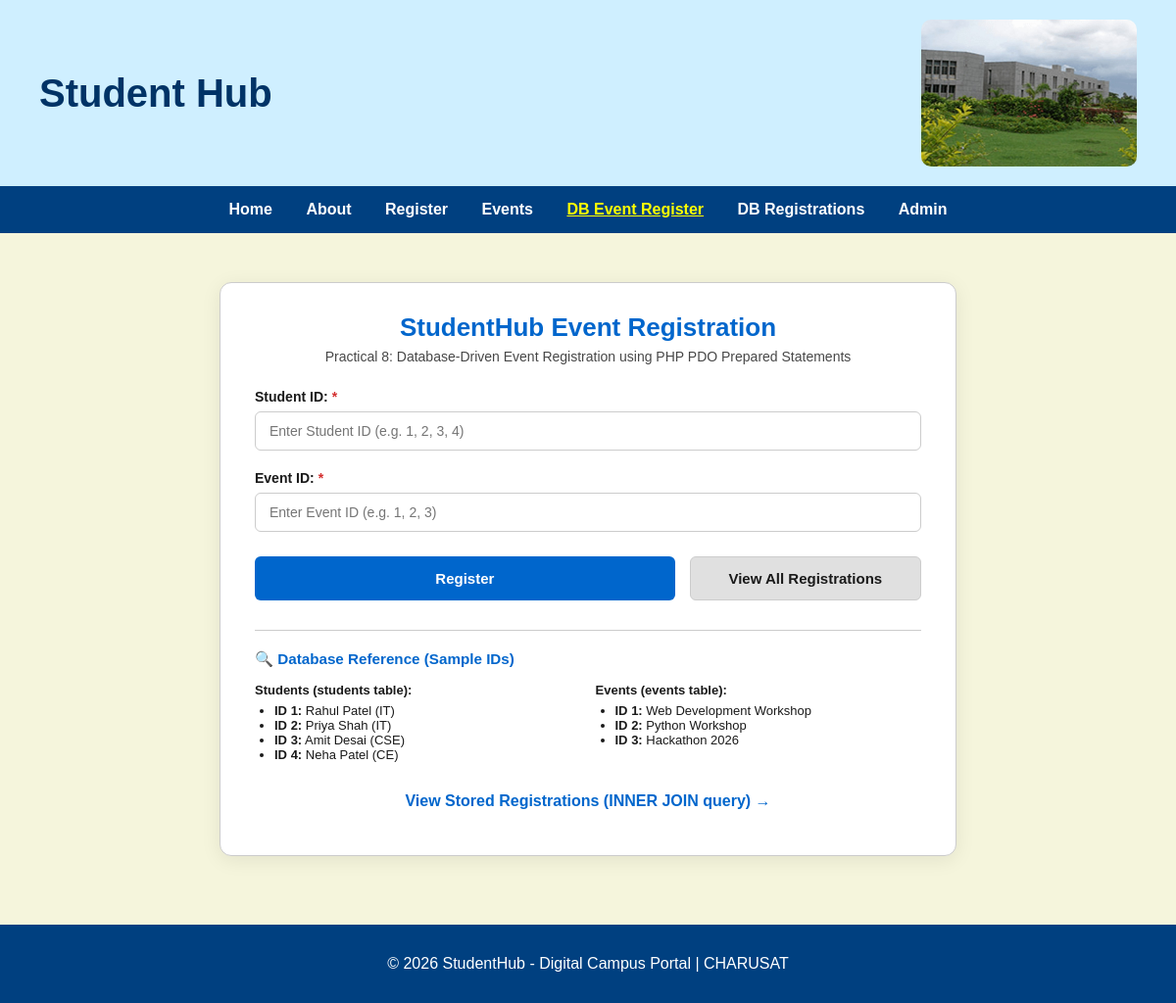
/php/register.php, run on the app's committed database.
### tables this page shows
CREATE TABLE IF NOT EXISTS students (
    student_id INT AUTO_INCREMENT PRIMARY KEY,
    name VARCHAR(100) NOT NULL,
    email VARCHAR(100) NOT NULL UNIQUE,
    department VARCHAR(50) NOT NULL,
    semester INT NOT NULL
);

CREATE TABLE IF NOT EXISTS events (
    event_id INT AUTO_INCREMENT PRIMARY KEY,
    event_name VARCHAR(150) NOT NULL,
    event_date DATE NOT NULL,
    venue VARCHAR(150) NOT NULL
);

### php/register.php (the view, shortened to what this page needs)
<?php
require_once "db.php";
try {
    $studentsList = $pdo->query("SELECT student_id, name, department FROM students ORDER BY student_id ASC")->fetchAll();
    $eventsList = $pdo->query("SELECT event_id, event_name, event_date FROM events ORDER BY event_id ASC")->fetchAll();
} catch (PDOException $e) {
    $studentsList = [];
    $eventsList = [];
}
?>
<!DOCTYPE html>
<html lang="en">
<head>
    <link rel="stylesheet" href="../css/style.css">
</head>
<body>
    <header>
        <div class="heading-group">
            <h1>Student Hub</h1>
            <img src="../docs/campus.jpg" alt="StudentHub Campus" class="heading-img">
        </div>
    </header>
    <nav class="nav-container">
        <a href="../pages/index.html">Home</a>
        <a href="../pages/about.html">About</a>
        <a href="../pages/register.html">Register</a>
        <a href="../pages/events.html">Events</a>
        <a href="register.php" class="active">DB Event Register</a>
        <a href="view_registrations.php">DB Registrations</a>
        <a href="../pages/admin.html">Admin</a>
    </nav>
    <main>
        <section class="registration-card" style="max-width: 680px;">
            <h2>StudentHub Event Registration</h2>
            <p class="form-subtitle">Practical 8: Database-Driven Event Registration using PHP PDO Prepared Statements</p>
            <form method="POST" action="register.php">
                <div class="form-group">
                    <label for="student_id" class="form-label">
                        Student ID: <span class="required-star">*</span>
                    </label>
                    <input
                        type="number"
                        id="student_id"
                        name="student_id"
                        class="form-control"
                        placeholder="Enter Student ID (e.g. 1, 2, 3, 4)"
                        min="1"
                        required>
                </div>
                <div class="form-group">
                    <label for="event_id" class="form-label">
                        Event ID: <span class="required-star">*</span>
                    </label>
                    <input
                        type="number"
                        id="event_id"
                        name="event_id"
                        class="form-control"
                        placeholder="Enter Event ID (e.g. 1, 2, 3)"
                        min="1"
                        required>
                </div>
                <div class="form-buttons-row">
                    <button type="submit" class="btn-primary-submit">
                        Register
                    </button>
                    <a href="view_registrations.php" class="btn-secondary-reset" style="text-align: center; text-decoration: none;">
                        View All Registrations
                    </a>
                </div>
            </form>
            <div style="margin-top: 30px; padding-top: 20px; border-top: 1px solid var(--border-color); font-size: 13px;">
                <h3 style="margin-top: 0; color: var(--accent-color);">🔍 Database Reference (Sample IDs)</h3>
                <div style="display: grid; grid-template-columns: 1fr 1fr; gap: 15px;">
                    <div>
                        <strong>Students (students table):</strong>
                        <ul style="padding-left: 20px; margin: 6px 0;">
                            <?php foreach ($studentsList as $s): ?>
                                <li><strong>ID <?php echo $s['student_id']; ?>:</strong> <?php echo htmlspecialchars($s['name']); ?> (<?php echo htmlspecialchars($s['department']); ?>)</li>
                            <?php endforeach; ?>
                        </ul>
                    </div>
                    <div>
                        <strong>Events (events table):</strong>
                        <ul style="padding-left: 20px; margin: 6px 0;">
                            <?php foreach ($eventsList as $e): ?>
                                <li><strong>ID <?php echo $e['event_id']; ?>:</strong> <?php echo htmlspecialchars($e['event_name']); ?></li>
                            <?php endforeach; ?>
                        </ul>
                    </div>
                </div>
            </div>
            <p style="text-align: center; margin-top: 25px;">
                <a href="view_registrations.php" style="color: var(--accent-color); font-weight: bold; text-decoration: none;">
                    View Stored Registrations (INNER JOIN query) &rarr;
                </a>
            </p>
        </section>
    </main>
    <footer>
        <p>&copy; 2026 StudentHub - Digital Campus Portal | CHARUSAT</p>
    </footer>
</body>
</html>

### css/style.css (style rules this page uses)
:root { --bg-color: #f5f5dc; --card-bg: #ffffff; --text-color: #1a1a1a; --accent-color: #0066cc; --button-bg: #e0e0e0; --header-bg: #cfefff; --header-title: #003366; --nav-bg: #004080; --nav-link: #ffffff; --nav-hover: yellow; --border-color: #ccc; --error-color: #d32f2f; --error-bg: #ffebee; --success-color: #2e7d32; --success-bg: #e8f5e9; --warning-color: #f57c00; }
body { font-family: Arial, sans-serif; margin: 0; background-color: var(--bg-color); color: var(--text-color); transition: background-color 0.3s ease, color 0.3s ease; }
header { background-color: var(--header-bg); padding: 20px 40px; transition: background-color 0.3s ease; }
.heading-group { display: flex; justify-content: space-between; align-items: center; }
.heading-group h1 { font-size: 40px; color: var(--header-title); margin: 0; }
.heading-img { width: 220px; height: 150px; object-fit: cover; border-radius: 10px; }
.nav-container { background-color: var(--nav-bg); padding: 15px; text-align: center; transition: background-color 0.3s ease; }
.nav-container a { color: var(--nav-link); text-decoration: none; margin: 0 15px; font-weight: bold; }
main { padding: 30px; }
section, article, aside { background: var(--card-bg); color: var(--text-color); padding: 20px; margin-bottom: 20px; border: 1px solid var(--border-color); border-radius: 8px; transition: background 0.3s ease, border-color 0.3s ease, color 0.3s ease; }
footer { background-color: var(--nav-bg); color: var(--nav-link); text-align: center; padding: 15px; transition: background-color 0.3s ease; }
.registration-card { max-width: 660px; margin: 20px auto 40px auto; background-color: var(--card-bg); border: 1px solid var(--border-color); border-radius: 12px; padding: 30px 35px; box-shadow: 0 4px 20px rgba(0, 0, 0, 0.08); transition: background-color 0.3s ease, border-color 0.3s ease; }
.registration-card h2 { text-align: center; color: var(--accent-color); margin-top: 0; margin-bottom: 6px; font-size: 26px; }
.form-subtitle { text-align: center; font-size: 14px; opacity: 0.8; margin-top: 0; margin-bottom: 25px; color: var(--text-color); }
.form-group { display: flex; flex-direction: column; margin-bottom: 20px; position: relative; }
.form-label, fieldset legend { font-weight: 600; font-size: 14px; margin-bottom: 7px; color: var(--text-color); display: flex; align-items: center; }
.required-star { color: var(--error-color); margin-left: 4px; font-weight: bold; }
.form-control { width: 100%; box-sizing: border-box; padding: 11px 14px; font-size: 14px; font-family: inherit; border-radius: 6px; border: 1px solid var(--border-color); background-color: var(--card-bg); color: var(--text-color); transition: border-color 0.2s ease, box-shadow 0.2s ease; }
.form-buttons-row { display: flex; gap: 15px; margin-top: 25px; }
.btn-primary-submit { flex: 2; background-color: var(--accent-color); color: white; border: none; padding: 13px 20px; font-size: 15px; font-weight: bold; border-radius: 6px; cursor: pointer; transition: opacity 0.2s ease, transform 0.1s ease; }
.btn-secondary-reset { flex: 1; background-color: var(--button-bg); color: var(--text-color); border: 1px solid var(--border-color); padding: 13px 20px; font-size: 15px; font-weight: bold; border-radius: 6px; cursor: pointer; transition: background-color 0.2s ease; }
.nav-container a.active { color: var(--nav-hover); text-decoration: underline; }

### data on the page
students: student_id "1", name "Rahul Patel", department "IT"
students: student_id "2", name "Priya Shah", department "IT"
students: student_id "3", name "Amit Desai", department "CSE"
students: student_id "4", name "Neha Patel", department "CE"
events: event_id "1", event_name "Web Development Workshop"
events: event_id "2", event_name "Python Workshop"
events: event_id "3", event_name "Hackathon 2026"
